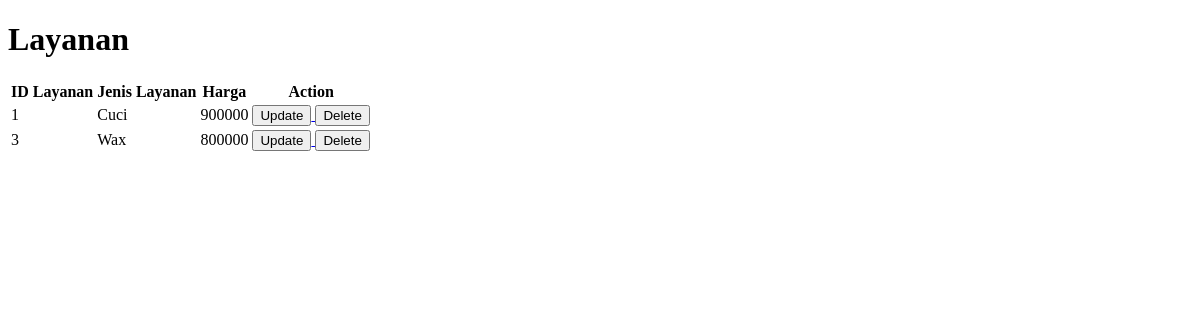
Before: /tampillayanan with the older database file.
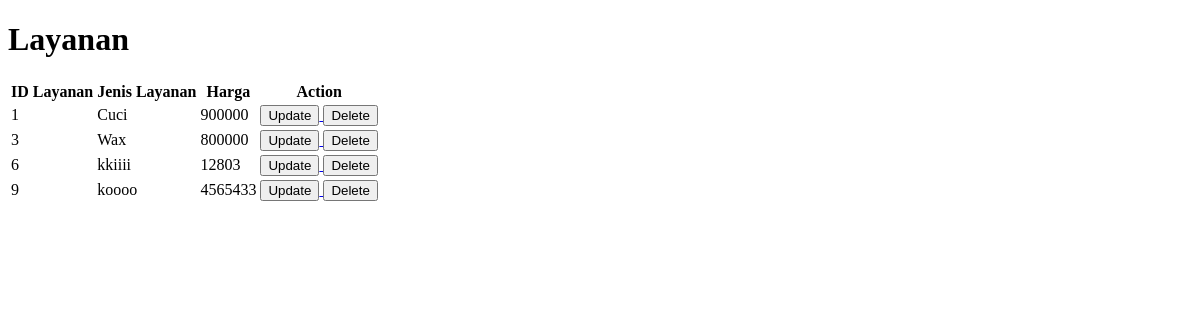
After: the same page with the newer database file.
### app/models.py (models this page shows, shortened)
class layanan(models.Model):
    idlayanan = models.AutoField(primary_key=True)
    jenislayanan = models.CharField(max_length=10)
    harga = models.IntegerField()

### app/views.py (the view)
# urls.py: path('tampillayanan', views.indexlayanan, name ='tampillayanan'),
def indexlayanan(request):
    alllayananobj = models.layanan.objects.all()
    return render(request, 'tampillayanan.html', {
        'alllayananobj' : alllayananobj
    })

### app/templates/tampillayanan.html (shortened to what this page needs)
<!DOCTYPE html>
<html lang="en">
<head>
</head>
<body>
    <h1>Layanan</h1>
 <table>
    <tr>
        <th>ID Layanan</th>
        <th>Jenis Layanan</th>
        <th>Harga</th>
        <th>Action</th>
    </tr>
    {%for item in alllayananobj %}
    <tr>
        <td>{{ item.idlayanan }}</td>
        <td>{{ item.jenislayanan }}</td>
        <td>{{ item.harga }}</td>
        <td>
            <a href="{% url 'perbaruilayanan' item.idlayanan %}">
                <button>Update</button>
            </a>
            <a href="{% url 'hapuslayanan' item.idlayanan %}">
                <button>Delete</button>
            </a>
        </td>
    </tr>
    {% endfor %}
 </table>
</body>
</html>

Changed rows visible on the page:
added layanan: idlayanan "6", jenislayanan "kkiiii", harga "12803"
added layanan: idlayanan "9", jenislayanan "koooo", harga "4565433"
